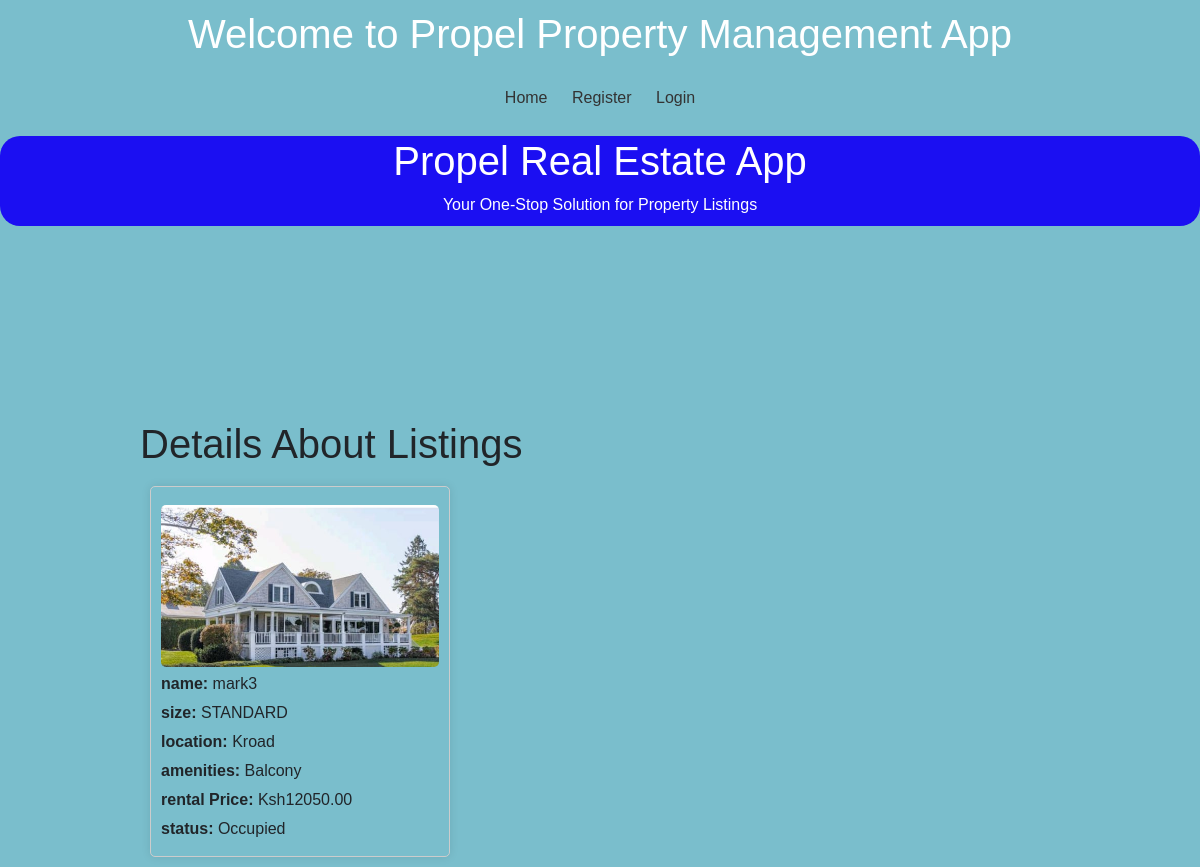
The app's page /retrieve_listing/1/ with its own data.
### coreApp/models.py (models this page shows, shortened)
class Property_model(models.Model):
    user = models.ForeignKey(User, on_delete=models.CASCADE, related_name='property')
    property_name = models.CharField(max_length=255)
    location = models.CharField(max_length=50)
    image = models.ImageField(blank=True, null=True)
    rental_price = models.DecimalField(max_digits=10, decimal_places=2)
    security_deposit = models.DecimalField(max_digits=10, decimal_places=2)
    start_date = models.start_date = datetime.now()
    end_date = models.end_date = datetime.now()
    duration = models.DurationField()
    date_paid = models.DateField(blank=True, null=True)
    AMENITIES_CHOICES = [
        ('Balcony','Balcony'),
        ('Gym','Gym'),
        ('SwimmingPool','SwimmingPool')]
    STATUS_CHOICES=[
        ('Available','Available'),
        ('Occupied', 'Occupied') ]
    HOUSE_SIZE = [('STANDARD','STANDARD'),
                  ('Spacious','Spacious')]
    TYPE_OF_HOUSE =[('Singleroom','Singleroom'),
                    ('Bedsitter','Bedsitter'),
                    ('Onebedroom','Onebedroom'),
                    ('Twobedroom','Twobedroom'),
                    ('Threebedroom','Threebedroom'),
                    ('Fourbedroom','Fourbedroom'),
                    ('Studio','Studio'),
                    ('Commercialshops','Commercialshops')]
    amenities = models.TextField(choices=AMENITIES_CHOICES)
    status = models.TextField(choices=STATUS_CHOICES)
    house_type = models.CharField(max_length=50,choices=TYPE_OF_HOUSE)
    size = models.CharField(max_length=50,choices=HOUSE_SIZE)

### coreApp/views.py (the view)
# urls.py: path('retrieve_listing/<int:pk>/', listing_retrieve, name ='retrieve_listing'),
def listing_retrieve(request, pk):
    listing = Property_model.objects.get(id=pk)
    context = {
        "listing": listing
    }
    return render (request,"listing_retrieve.html", context)

### coreApp/templates/listing_retrieve.html (shortened to what this page needs)
{% include 'commons/base.html' %}
{% block content %}
<!DOCTYPE html>
<html lang="en">
<head>
</head>
<body>
    <div class="container">
        <h1>Details About Listings</h1>
        <div class="listings">
            <div class="listing">
                <img src="{{ listing.image.url }}" alt="{{ listing.property_name }}">
                <p><strong>name:</strong> {{ listing.property_name }}</p>
                <p><strong>size:</strong> {{ listing.size }}</p>
                <p><strong>location:</strong> {{ listing.location }}</p>
                <p><strong>amenities:</strong> {{ listing.amenities }}</p>
                <p><strong>rental Price:</strong> Ksh{{ listing.rental_price }}</p>
                <p><strong>status:</strong> {{ listing.status }}</p>
            </div>
        </div>
    </div>
</body>
</html>
{% endblock %}

### accounts/templates/commons/base.html (style rules this page uses)
body { display: flex; flex-direction: column; min-height: 100vh; margin: 0; font-family: Arial, sans-serif; background-color: #7abecc; }

### coreApp/templates/listing_retrieve.html (style rules this page uses)
body { font-family: Arial, sans-serif; margin: 0; padding: 0; display: flex; justify-content: center; align-items: center; height: 68vh; }
.container { width: 80%; margin: 0 auto; padding: 20px; justify-content: center; max-height: 400px; align-items: center; }
.listings { display: flex; flex-wrap: wrap; }
.listing { width: 300px; border: 1px solid #ccc; margin: 10px; padding: 10px; border-radius: 5px; box-shadow: 0 0 10px rgba(0, 0, 0, 0.1); }
.listing img { width: 100%; height: auto; border-radius: 5px; }
.listing p { margin: 5px 0; }
.listing strong { font-weight: bold; }

### records on screen
Property_model: image (picture), property_name "mark3", size "STANDARD", location "Kroad", amenities "Balcony", rental_price "12050.00", status "Occupied"
